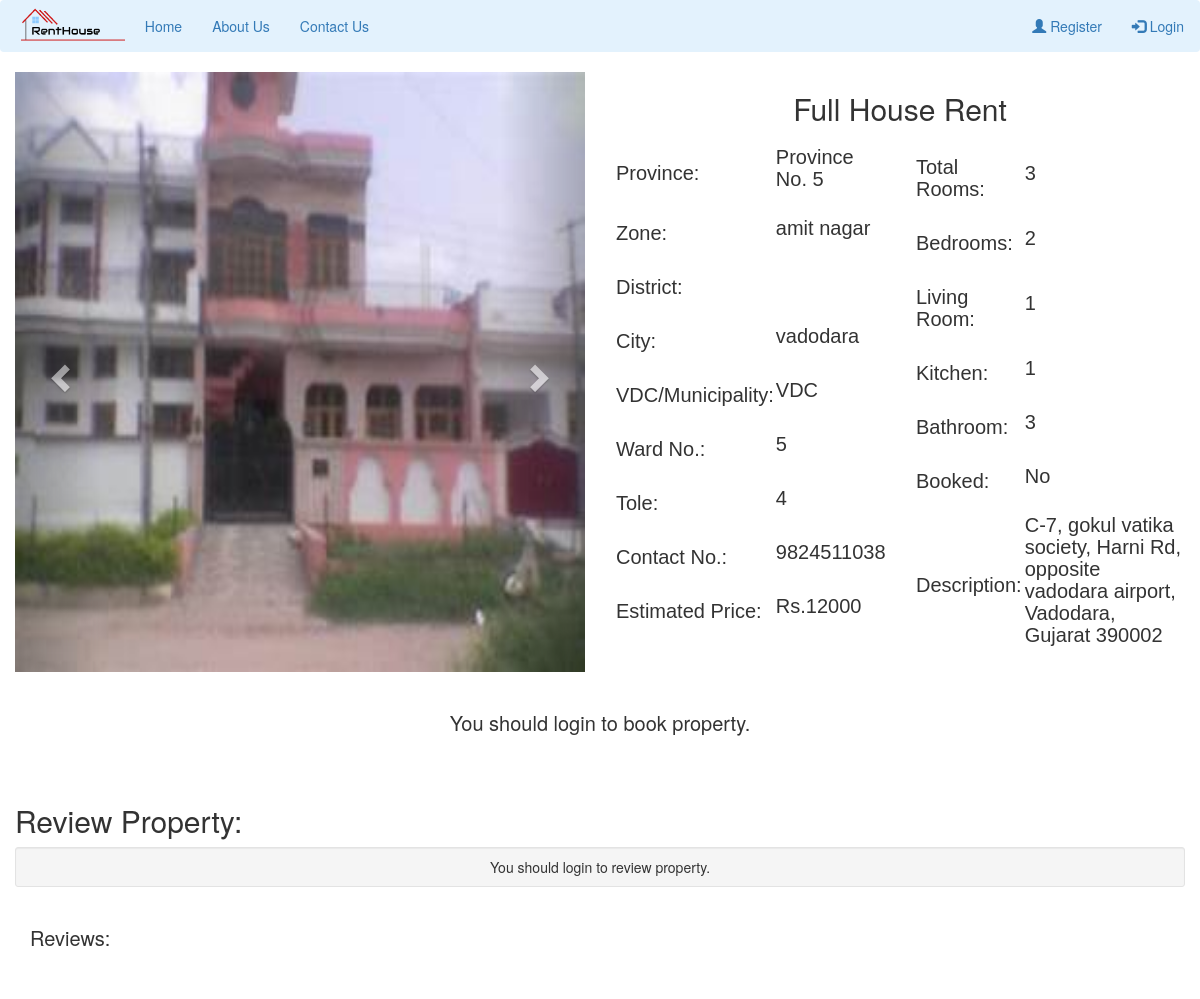
/view-property.php?property_id=138, run on the app's committed database.
### tables this page shows
CREATE TABLE `property_photo` (
  `property_photo_id` int(12) NOT NULL,
  `p_photo` varchar(500) NOT NULL,
  `property_id` int(11) NOT NULL
);

CREATE TABLE `add_property` (
  `property_id` int(10) NOT NULL,
  `province` varchar(50) NOT NULL,
  `zone` varchar(50) NOT NULL,
  `city` varchar(100) NOT NULL,
  `vdc_municipality` varchar(50) NOT NULL,
  `ward_no` int(10) NOT NULL,
  `tole` varchar(100) NOT NULL,
  `contact_no` bigint(10) NOT NULL,
  `property_type` varchar(50) NOT NULL,
  `estimated_price` bigint(10) NOT NULL,
  `total_rooms` int(10) NOT NULL,
  `bedroom` int(10) NOT NULL,
  `living_room` int(10) NOT NULL,
  `kitchen` int(10) NOT NULL,
  `bathroom` int(10) NOT NULL,
  `description` varchar(2000) NOT NULL,
  `latitude` decimal(9,6) NOT NULL,
  `longitude` decimal(9,6) NOT NULL,
  `booked` varchar(5) NOT NULL,
  `owner_id` int(10) NOT NULL
);

### view-property.php (the view, shortened to what this page needs)
<!DOCTYPE html>
<html>
<head>
</head>
<body>
<?php
include('navbar.php');
include('booking-engine.php');
?>
<?php
	$property_id=$_GET['property_id'];
    $sql="SELECT * from add_property where property_id='$property_id'";
	$query=mysqli_query($db,$sql);
	if(mysqli_num_rows($query)>0)
{
    while($rows=mysqli_fetch_assoc($query)){
    $sql2="SELECT * FROM property_photo where property_id='$property_id'";
    $query2=mysqli_query($db,$sql2);
    $rowcount=mysqli_num_rows($query2);
?>
<div class="container-fluid">
  <div class="row">
    <div class="col-sm-6">
<div id="myCarousel" class="carousel slide" data-ride="carousel">
  <div class="carousel-inner" role="listbox">
  <?php
  for($i=1;$i<=$rowcount;$i++)
  {
      $row=mysqli_fetch_array($query2);
      $photo=$row['p_photo'];
  ?>
  <?php
  if($i==1)
  {
  ?>
  <div class="item active">
      <img class="d-block img-fluid" src="owner/<?php echo $photo ?>" alt="First slide" width="100%" style="max-height: 600px; min-height: 600px;">
    </div>
  <?php
  }
  else
  {
    ?>
    <div class="item">
      <img class="d-block img-fluid" src="owner/<?php echo $photo ?>" alt="First slide" width="100%" style="max-height: 600px; min-height: 600px;">
    </div>
 <?php
   }
  }
  ?>
  </div>
  <a class="left carousel-control" href="#myCarousel" role="button" data-slide="prev">
    <span class="glyphicon glyphicon-chevron-left" aria-hidden="true"></span>
  </a>
  <a class="right carousel-control" href="#myCarousel" role="button" data-slide="next">
    <span class="glyphicon glyphicon-chevron-right" aria-hidden="true"></span>
  </a>
</div>
</div>
<div class="col-sm-6">
  <center><h2><?php echo $rows['property_type'] ?></h2></center>
  <div class="row">
    <div class="col-sm-6">
      <div class="row">
      <div class="col-sm-6">
          <table>
            <tr>
              <td><h3>Province:</h3></td>
              <td><h4><?php echo $rows['province']; ?></h4></td>
            </tr>
            <tr>
              <td><h3>Zone:</h3></td>
              <td><h4><?php echo $rows['zone']; ?></h4></td>
            </tr>
            <tr>
              <td><h3>District:</h3></td>
              <td><h4><?php echo $rows['district']; ?></h4></td>
            </tr>
            <tr>
              <td><h3>City:</h3></td>
              <td><h4><?php echo $rows['city']; ?></h4></td>
            </tr>
            <tr>
              <td><h3>VDC/Municipality:</h3></td>
              <td><h4><?php echo $rows['vdc_municipality']; ?></h4></td>
            </tr>
            <tr>
              <td><h3>Ward No.:</h3></td>
              <td><h4><?php echo $rows['ward_no']; ?></h4></td>
            </tr>
            <tr>
              <td><h3>Tole:</h3></td>
              <td><h4><?php echo $rows['tole']; ?></h4></td>
            </tr>
            <tr>
              <td><h3>Contact No.:</h3></td>
              <td><h4><?php echo $rows['contact_no']; ?></h4></td>
            </tr>
            <tr>
              <td><h3>Estimated Price:</h3></td>
              <td><h4>Rs.<?php echo $rows['estimated_price']; ?></h4></td>
            </tr>
          </table>
        </div>
      </div>
    </div>
    <div class="col-sm-6">
      <table>
            <tr>
              <td><h3>Total Rooms:</h3></td>
              <td><h4><?php echo $rows['total_rooms']; ?></h4></td>
            </tr>
            <tr>
              <td><h3>Bedrooms:</h3></td>
              <td><h4><?php echo $rows['bedroom']; ?></h4></td>
            </tr>
            <tr>
              <td><h3>Living Room:</h3></td>
              <td><h4><?php echo $rows['living_room']; ?></h4></td>
            </tr>
            <tr>
              <td><h3>Kitchen:</h3></td>
              <td><h4><?php echo $rows['kitchen']; ?></h4></td>
            </tr>
            <tr>
              <td><h3>Bathroom:</h3></td>
              <td><h4><?php echo $rows['bathroom']; ?></h4></td>
            </tr>
            <tr>
              <td><h3>Booked:</h3></td>
              <td><h4><?php echo $rows['booked']; ?></h4></td>
            </tr>
            <tr>
              <td><h3>Description:</h3></td>
              <td><h4><?php echo $rows['description']; ?></h4></td>
            </tr>
          </table>
    </div>
  </div>
</div>
</div>
<br>
<?php
if(isset($_SESSION["email"]) && !empty($_SESSION['email'])){
?>
<form method="POST">
<div class="row">
  <div class="col-sm-6">
    <?php
    $booked=$rows['booked'];
    if ($booked=='No'){ ?>
      <input type="hidden" name="property_id" value="<?php echo $rows['property_id']; ?>">
    <input type="submit" class="btn btn-lg btn-primary" name="book_property" style="width: 100%" value="Book Property">
  <?php } else { ?>
    <input type="submit" class="btn btn-lg btn-primary" style="width: 100%" value="Property Booked" disabled>
  <?php } ?>
  </div>
</form>
<form method="POST" action="chatpage.php">
  <div class="col-sm-6">
   <input type="hidden" name="owner_id" value="<?php echo $rows['owner_id']; ?>">
    <input type="submit" class="btn btn-lg btn-success" name="send_message" style="width: 100%" value="Send Message" >
  </div>
  </form>
</div>
<?php }
else{
  echo "<center><h3>You should login to book property.</h3></center>";
}
 ?>
<br>
<br>
<?php }} ?>
</div>
<div class="container-fluid">
  <h2>Review Property:</h2>
      <div class="well well-sm">
            <div class="text-right">
<?php
if(isset($_SESSION["email"]) && !empty($_SESSION['email'])){
?>
                <a class="btn btn-success btn-info" href="#reviews-anchor" style="width: 100%" id="open-review-box">Leave a Review</a>
            </div>
            <div class="row" id="post-review-box" style="display:none;">
                <div class="col-md-12">
                    <form accept-charset="UTF-8" method="POST">
                      <input name="property_id" type="hidden" value="<?php echo $property_id; ?>">
                        <input id="ratings-hidden" name="rating" type="hidden">
                        <textarea class="form-control animated" cols="50" id="new-review" name="comment" placeholder="Enter your review here..." rows="5"></textarea>
                        <div class="text-right">
                            <div class="stars starrr" data-rating="0"></div>
                            <a class="btn btn-danger btn-sm" href="#" id="close-review-box" style="display:none; margin-right: 10px;">
                            <span class="glyphicon glyphicon-remove"></span>Cancel</a>
                            <button class="btn btn-success btn-lg" type="submit" name="review">Save</button>
                        </div>
                    </form>
                </div>
                </div>
              <?php }
              else{
                echo "<center>You should login to review property.</center>";
              }
              ?>
        </div>
</div>
<?php
echo '<div class="container-fluid">';
    echo '<h3>Reviews:</h3>';
    echo '</div>';
      ?>
<br><br>
</body>
</html>

### view-property.php (style rules this page uses)
h3 { font-size: 20px; }
h4 { font-size: 20px; }
table { font-family: arial, sans-serif; border-collapse: collapse; width: 100%; }
td, th { text-align: left; padding: 1px; }

### data on the page
add_property: property_type "Full House Rent", province "Province No. 5", zone "amit nagar", city "vadodara", vdc_municipality "VDC", ward_no "5", tole "4", contact_no "9824511038", estimated_price "12000", total_rooms "3", bedroom "2", living_room "1", kitchen "1", bathroom "3", booked "No", description "C-7, gokul vatika society, Harni Rd, opposite vadodara airport, Vadodara, Gujarat 390002"
property_photo: p_photo (picture)
